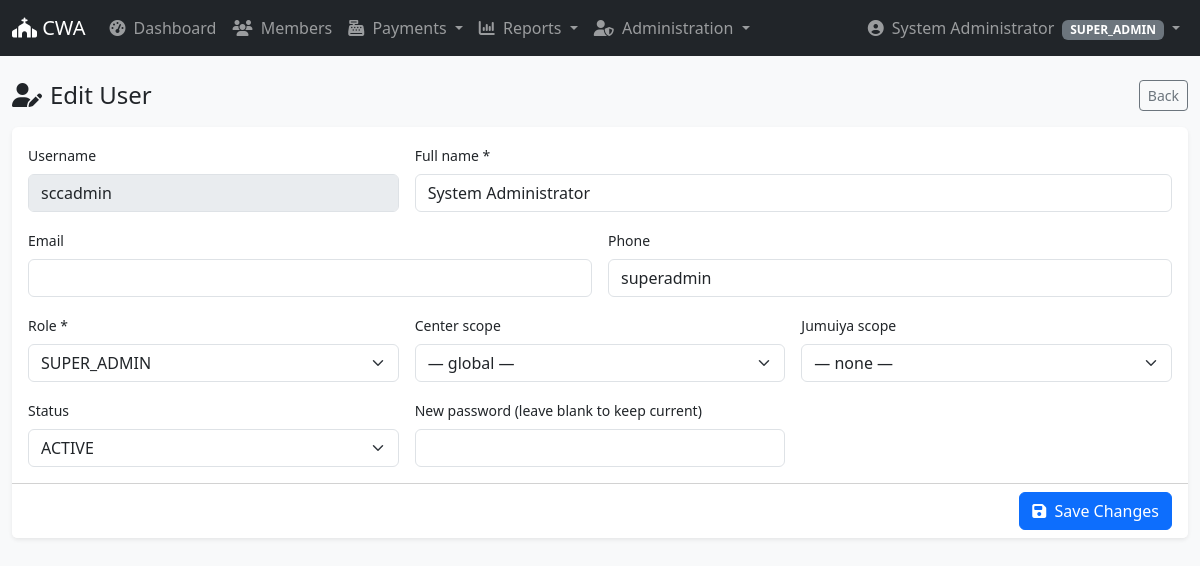
Page /admin/users/edit.php?id=2 (signed in) on the committed database.
### tables this page shows
CREATE TABLE `roles` (
  `id` int(10) unsigned NOT NULL AUTO_INCREMENT,
  `name` varchar(60) NOT NULL,
  `description` varchar(255) DEFAULT NULL,
  `created_at` datetime NOT NULL DEFAULT current_timestamp(),
  PRIMARY KEY (`id`),
  UNIQUE KEY `name` (`name`)
);

CREATE TABLE `users` (
  `id` int(10) unsigned NOT NULL AUTO_INCREMENT,
  `username` varchar(60) NOT NULL,
  `full_name` varchar(150) NOT NULL,
  `email` varchar(120) DEFAULT NULL,
  `phone` varchar(30) DEFAULT NULL,
  `password_hash` varchar(255) NOT NULL,
  `role_id` int(10) unsigned NOT NULL,
  `center_id` int(10) unsigned DEFAULT NULL,
  `jumuiya_id` int(10) unsigned DEFAULT NULL,
  `status` enum('ACTIVE','INACTIVE','LOCKED') NOT NULL DEFAULT 'ACTIVE',
  `last_login_at` datetime DEFAULT NULL,
  `created_at` datetime NOT NULL DEFAULT current_timestamp(),
  `updated_at` datetime NOT NULL DEFAULT current_timestamp() ON UPDATE current_timestamp(),
  PRIMARY KEY (`id`),
  UNIQUE KEY `username` (`username`),
  KEY `idx_users_role` (`role_id`),
  KEY `idx_users_center` (`center_id`),
  KEY `idx_users_jumuiya` (`jumuiya_id`),
  CONSTRAINT `fk_users_center` FOREIGN KEY (`center_id`) REFERENCES `centers` (`id`) ON DELETE SET NULL ON UPDATE CASCADE,
  CONSTRAINT `fk_users_jumuiya` FOREIGN KEY (`jumuiya_id`) REFERENCES `jumuiyas` (`id`) ON DELETE SET NULL ON UPDATE CASCADE,
  CONSTRAINT `fk_users_role` FOREIGN KEY (`role_id`) REFERENCES `roles` (`id`) ON UPDATE CASCADE
);

### config/config.php (called while the page is built)
<?php
return [
    'app' => [
        'name'     => 'CWA Member System',
        'env'      => 'development',
        'url'      => 'http://localhost/cwa',
        'timezone' => 'Africa/Nairobi',
    ],
    'db' => [
        'host'     => '127.0.0.1',
        'port'     => 3306,
        'database' => 'cwa_db',
        'username' => 'pos',
        'password' => 'Alaska001',
        'charset'  => 'utf8mb4',
    ],
    'session' => [
        'name'     => 'cwa_session',
        'lifetime' => 7200,
    ],
];

### classes/Db.php (called while the page is built, shortened)
<?php
class Db
{
    private static ?PDO $pdo = null;
    public static function conn(): PDO
    {
        if (self::$pdo === null) {
            $config = require __DIR__ . '/../config/config.php';
            $db = $config['db'];
            $dsn = "mysql:host={$db['host']};port={$db['port']};dbname={$db['database']};charset={$db['charset']}";
            self::$pdo = new PDO($dsn, $db['username'], $db['password'], [
                PDO::ATTR_ERRMODE            => PDO::ERRMODE_EXCEPTION,
                PDO::ATTR_DEFAULT_FETCH_MODE => PDO::FETCH_ASSOC,
                PDO::ATTR_EMULATE_PREPARES   => false,
            ]);
        }
        return self::$pdo;
    }
    public static function q(string $sql, array $params = []): PDOStatement
    {
        $st = self::conn()->prepare($sql);
        $st->execute($params);
        return $st;
    }
    public static function one(string $sql, array $p = []): ?array
    {
        $r = self::q($sql, $p)->fetch();
        return $r === false ? null : $r;
    }
    public static function all(string $sql, array $p = []): array
    {
        return self::q($sql, $p)->fetchAll();
    }
}

### includes/helpers.php (called while the page is built, shortened)
<?php
function e(?string $v): string
{
    return htmlspecialchars((string)$v, ENT_QUOTES, 'UTF-8');
}

### includes/permissions.php (called while the page is built, shortened)
<?php
function permission_map(): array
{
    return [
        'SUPER_ADMIN'   => ['*'],
        'PARISH_ADMIN'  => [
            'dashboard.view',
            'center.view',
            'center.create',
            'center.edit',
            'jumuiya.view',
            'jumuiya.create',
            'jumuiya.edit',
            'member.view',
            'member.create',
            'member.edit',
            'member.transfer',
            'payment.view',
            'payment.create',
            'payment.reverse',
            'report.view',
            'report.export',
            'user.view',
            'settings.view',
            'settings.edit',
            'audit.view',
        ],
        'CENTER_ADMIN'  => [
            'dashboard.view',
            'jumuiya.view',
            'member.view',
            'member.create',
            'member.edit',
            'member.transfer',
            'payment.view',
            'payment.create',
            'payment.reverse',
            'report.view',
            'report.export',
        ],
        'JUMUIYA_ADMIN' => [
            'dashboard.view',
            'member.view',
            'member.create',
            'member.edit',
            'payment.view',
            'payment.create',
            'report.view',
        ],
        'VIEWER'        => [
            'dashboard.view',
            'member.view',
            'payment.view',
            'report.view',
        ],
    ];
}
function role_permissions(?string $roleName): array
{
    $map = permission_map();
    return $map[$roleName] ?? [];
}
function user_can(string $permission): bool
{
    $perms = role_permissions($_SESSION['user']['role_name'] ?? null);
    return in_array('*', $perms, true) || in_array($permission, $perms, true);
}

### admin/users/edit.php (the view, shortened to what this page needs)
<?php
$id = (int)($_GET['id'] ?? 0);
$roles   = Db::all("SELECT id, name FROM roles ORDER BY name");
require __DIR__ . '/../../templates/layout/header.php';
$user = Db::one("SELECT * FROM users WHERE id = :id", ['id' => $id]);
?>
<div class="d-flex justify-content-between align-items-center mb-3">
    <h4 class="mb-0"><i class="fa-solid fa-user-pen me-2"></i>Edit User</h4>
    <a href="index.php" class="btn btn-outline-secondary btn-sm">Back</a>
</div>
<form method="post" class="card shadow-sm border-0">
    <div class="card-body row g-3">
        <div class="col-md-4">
            <label class="form-label small">Username</label>
            <input class="form-control" value="<?= e($user['username']) ?>" disabled>
        </div>
        <div class="col-md-8">
            <label class="form-label small">Full name *</label>
            <input name="full_name" class="form-control" required value="<?= e($user['full_name']) ?>">
        </div>
        <div class="col-md-6">
            <label class="form-label small">Email</label>
            <input name="email" type="email" class="form-control" value="<?= e($user['email'] ?? '') ?>">
        </div>
        <div class="col-md-6">
            <label class="form-label small">Phone</label>
            <input name="phone" class="form-control" value="<?= e($user['phone'] ?? '') ?>">
        </div>
        <div class="col-md-4">
            <label class="form-label small">Role *</label>
            <select name="role_id" class="form-select" required>
                <?php foreach ($roles as $r): ?>
                    <option value="<?= (int)$r['id'] ?>"
                        <?= ($user['role_id'] == $r['id']) ? 'selected' : '' ?>>
                        <?= e($r['name']) ?>
                    </option>
                <?php endforeach; ?>
            </select>
        </div>
        <div class="col-md-4">
            <label class="form-label small">Center scope</label>
            <select name="center_id" id="center_id" class="form-select">
                <option value="">— global —</option>
            </select>
        </div>
        <div class="col-md-4">
            <label class="form-label small">Jumuiya scope</label>
            <select name="jumuiya_id" id="jumuiya_id" class="form-select">
                <option value="">— none —</option>
            </select>
        </div>
        <div class="col-md-4">
            <label class="form-label small">Status</label>
            <select name="status" class="form-select">
                <?php $curStatus = $user['status'] ?? 'ACTIVE'; ?>
                <?php foreach (['ACTIVE', 'INACTIVE', 'LOCKED'] as $s): ?>
                    <option value="<?= $s ?>" <?= $curStatus === $s ? 'selected' : '' ?>><?= $s ?></option>
                <?php endforeach; ?>
            </select>
        </div>
        <div class="col-md-4">
            <label class="form-label small">New password (leave blank to keep current)</label>
            <input name="password" type="password" class="form-control" minlength="8">
        </div>
    </div>
    <div class="card-footer bg-white text-end">
        <button class="btn btn-primary">
            <i class="fa-solid fa-floppy-disk me-1"></i> Save Changes
        </button>
    </div>
</form>
<?php require __DIR__ . '/../../templates/layout/footer.php'; ?>

### templates/layout/header.php (shortened to what this page needs)
<?php
$config = $config ?? require __DIR__ . '/../../config/config.php';
$user   = $_SESSION['user'] ?? null;
?>
<!doctype html>
<html lang="en">
<head>
  <link rel="stylesheet" href="https://cdn.jsdelivr.net/npm/bootstrap@5.3.3/dist/css/bootstrap.min.css">
  <link rel="stylesheet" href="https://cdnjs.cloudflare.com/ajax/libs/font-awesome/6.5.2/css/all.min.css">
  <link rel="stylesheet" href="https://cdn.jsdelivr.net/npm/select2@4.1.0-rc.0/dist/css/select2.min.css">
  <link rel="stylesheet" href="https://cdnjs.cloudflare.com/ajax/libs/toastr.js/latest/toastr.min.css">
  <link rel="stylesheet" href="https://cdn.datatables.net/1.13.8/css/dataTables.bootstrap5.min.css">
  <link rel="stylesheet" href="<?= e($config['app']['url']) ?>/assets/css/print.css">
  <link rel="stylesheet" href="<?= e($config['app']['url']) ?>/assets/css/app.css">
</head>
<body class="bg-light">
  <nav class="navbar navbar-expand-lg navbar-dark bg-dark">
    <div class="container-fluid">
      <a class="navbar-brand" href="<?= e($config['app']['url']) ?>/dashboard/">
        <i class="fa-solid fa-church"></i> CWA
      </a>
      <div class="collapse navbar-collapse" id="navMain">
        <ul class="navbar-nav me-auto">
          <li class="nav-item">
            <a class="nav-link" href="<?= e($config['app']['url']) ?>/dashboard/">
              <i class="fa-solid fa-gauge-high me-1"></i> Dashboard
            </a>
          </li>
          <?php if (user_can('member.view') || user_can('*')): ?>
            <li class="nav-item">
              <a class="nav-link" href="<?= e($config['app']['url']) ?>/members/">
                <i class="fa-solid fa-users me-1"></i> Members
              </a>
            </li>
          <?php endif; ?>
          <?php if (user_can('payment.view') || user_can('*')): ?>
            <li class="nav-item dropdown">
              <a class="nav-link dropdown-toggle" data-bs-toggle="dropdown" href="#">
                <i class="fa-solid fa-cash-register me-1"></i> Payments
              </a>
            </li>
          <?php endif; ?>
          <?php if (user_can('report.view') || user_can('*')): ?>
            <li class="nav-item dropdown">
              <a class="nav-link dropdown-toggle" data-bs-toggle="dropdown" href="#">
                <i class="fa-solid fa-chart-column me-1"></i> Reports
              </a>
            </li>
          <?php endif; ?>
          <?php if (user_can('user.view') || user_can('center.view') || user_can('jumuiya.view') || user_can('*')): ?>
            <li class="nav-item dropdown">
              <a class="nav-link dropdown-toggle" data-bs-toggle="dropdown" href="#">
                <i class="fa-solid fa-user-shield me-1"></i> Administration
              </a>
              <?php endif; ?>
            </li>
        </ul>
        <?php if ($user): ?>
          <ul class="navbar-nav">
            <li class="nav-item dropdown">
              <a class="nav-link dropdown-toggle" data-bs-toggle="dropdown" href="#">
                <i class="fa-solid fa-circle-user me-1"></i>
                <?= e($user['full_name']) ?>
                <span class="badge bg-secondary ms-1"><?= e($user['role_name']) ?></span>
              </a>
            </li>
          </ul>
        <?php endif; ?>
      </div>
    </div>
  </nav>
  <main class="container-fluid py-4">

### rows in the picture
roles: name "SUPER_ADMIN"
users: username "sccadmin", full_name "System Administrator", phone "superadmin", role_id "SUPER_ADMIN", status "ACTIVE"

### other values in the picture
$user['full_name'] "System Administrator"
